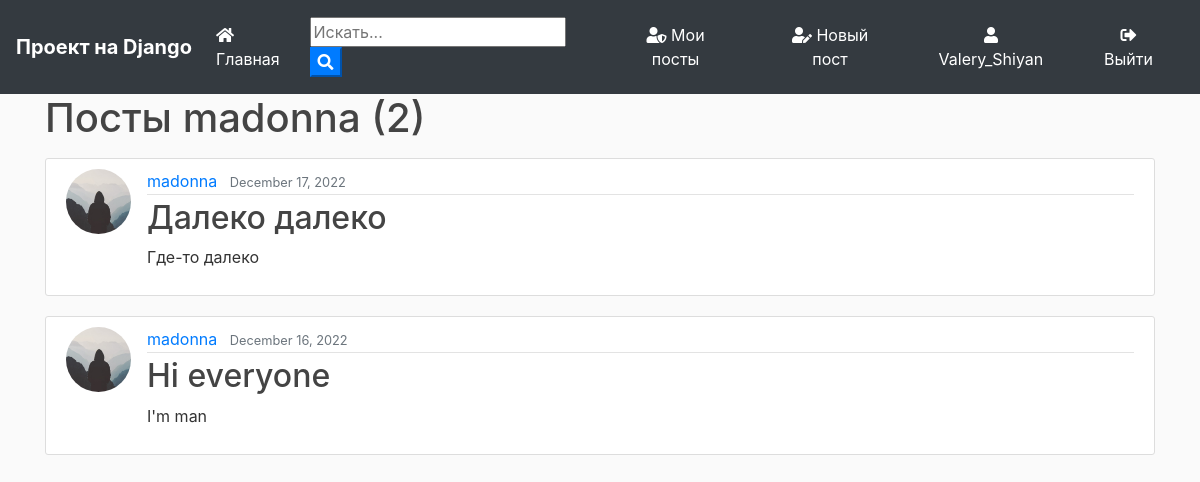
The app's page /user/madonna (signed in) with its own data.
### blog/models.py (models this page shows, shortened)
class Post(models.Model):
	title = models.CharField(max_length=100)
	file = models.FileField(null=True,blank=True,upload_to='Files')
	content = models.TextField()
	date_posted = models.DateTimeField(default=timezone.now)
	author = models.ForeignKey(User, on_delete=models.CASCADE)

### users/models.py (models this page shows, shortened)
class Profile(models.Model):
    user = models.OneToOneField(User, on_delete=models.CASCADE)
    image = models.ImageField(default='default.jpg', upload_to='profile_pics')

### blog/views.py (the view)
# urls.py: path('user/<str:username>', UserPostListView.as_view(), name='user-posts'),
class UserPostListView(ListView):
    model = Post
    template_name = 'blog/user_posts.html'  # <app>/<model>_<viewtype>.html
    context_object_name = 'posts'
    paginate_by = 2
    def get_queryset(self):
        user = get_object_or_404(User, username=self.kwargs.get('username'))
        return Post.objects.filter(author=user).order_by('-date_posted')

### blog/templates/blog/user_posts.html (shortened to what this page needs)
{% extends "blog/base.html" %}
{% block content %}
    <h1 class="mb-3">Посты {{ view.kwargs.username }} ({{ page_obj.paginator.count }})</h1>
    {% for post in posts %}
        <article class="media content-section">
          <img class="rounded-circle article-img" src="{{ post.author.profile.image.url }}">
          <div class="media-body">
            <div class="article-metadata">
              <a class="mr-2" href="{% url 'user-posts' post.author.username %}">{{ post.author }}</a>
              <small class="text-muted">{{ post.date_posted|date:"F d, Y" }}</small>
            </div>
            <h2><a class="article-title" href="{% url 'post-detail' post.id %}">{{ post.title }}</a></h2>
            <p class="article-content">{{ post.content }}</p>
          </div>
        </article>
    {% endfor %}
{% endblock content %}

### blog/templates/blog/base.html (shortened to what this page needs)
{% load static %}
<!doctype html>
<html lang="en">
  <head>
    <link rel="stylesheet" href="https://stackpath.bootstrapcdn.com/bootstrap/4.3.1/css/bootstrap.min.css">
    <link rel="stylesheet" href="https://use.fontawesome.com/releases/v5.8.1/css/all.css" >
    <link rel="stylesheet" href="{% static 'blog/main.css' %}">
</head>
  <body>
        <nav class="navbar navbar-expand-lg navbar-dark bg-dark">
                <a class="navbar-brand font-weight-bold" href="{% url 'blog-home' %}">Проект на Django</a>
                <div class="collapse navbar-collapse" id="navbarSupportedContent">
                  <ul class="navbar-nav mr-auto">
                    <li class="nav-item active">
                      <a class="nav-link" href="{% url 'blog-home' %}"><i class="fas fa-home"></i> Главная <span class="sr-only">(current)</span></a>
                    </li>
                  </ul>
                  <form id="searchform" action="{% url 'search' %}" method="get">
                    <input type="text" name="q" type="text" value="{{ request.GET.q }}" placeholder="Искать..." />
                    <button type="button" onclick="searchform.submit()" class=" text-white my-color btn-primary"><i class="fa fa-search"></i></button>
                </form>
                    {% if user.is_authenticated %}
                    <a href="{% url 'user-posts' user %}" class="btn text-white m-2"><i class="fas fa-user-shield"></i> Мои посты</a>
                    <a href="{% url 'post-create' %} " class="btn text-white m-2"><i class="fas fa-user-edit"></i> Новый пост</a>
                    <a href="{% url 'profile' %} " class="btn text-white m-2"><i class="fas fa-user"></i> {{ user.username }}</a>
                    <a href="{% url 'logout' %} " class="btn text-white m-2"><i class="fas fa-sign-out-alt"></i> Выйти</a>
                    {% else %}
                    <a href="{% url 'login' %} " class="btn text-white m-2"><i class="fas fa-user-tie"></i> Войти</a>
                    <a href="{% url 'register' %} " class="btn text-white m-2"> <i class="fas fa-sign-in-alt"></i> Зарегистрироваться</a>
                    {% endif %}
                </div>
              </nav>
      <div class="container my-bg">
    {% block content %}
    {% endblock  %}
</div>
  </body>
</html>

### blog/static/blog/main.css (style rules this page uses)
body { background: #fafafa; color: #333333; margin-top: 0; }
h1, h2, h3, h4, h5, h6 { color: #444444; }
ul { margin: 0; }
.content-section { background: #ffffff; padding: 10px 20px; border: 1px solid #dddddd; border-radius: 3px; margin-bottom: 20px; }
.article-title { color: #444444; }
.article-content { white-space: pre-line; }
.article-img { height: 65px; width: 65px; margin-right: 16px; }
.article-metadata { padding-bottom: 1px; margin-bottom: 4px; border-bottom: 1px solid #e3e3e3 }

### records on screen
Post: author.profile.image (placeholder picture), author "madonna", date_posted "December 17, 2022", title "Далеко далеко", content "Где-то далеко"
Post: author.profile.image (placeholder picture), author "madonna", date_posted "December 16, 2022", title "Hi everyone", content "I'm man"

### other values on screen
{{ user.username }} "Valery_Shiyan"
{{ view.kwargs.username }} "madonna"
{{ page_obj.paginator.count }} "2"
